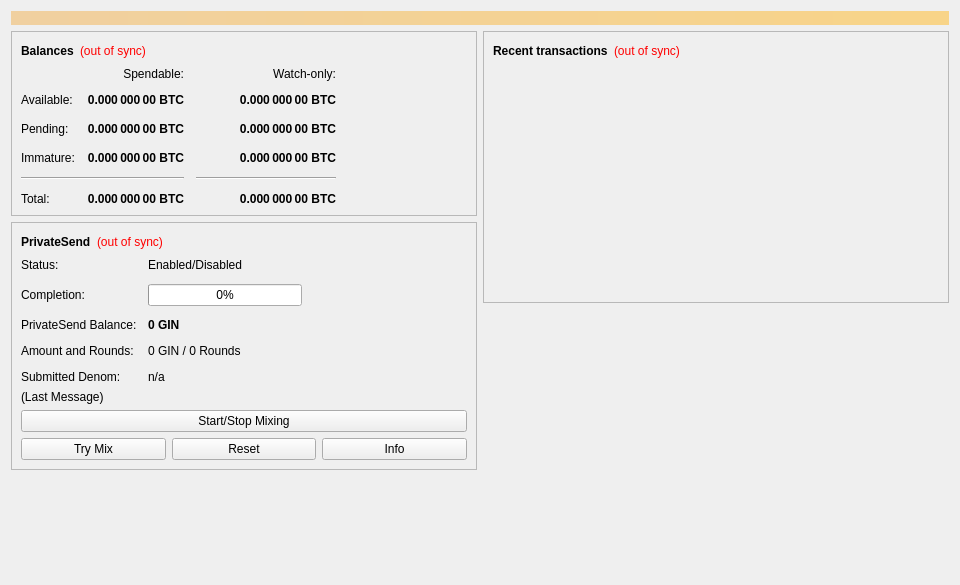
<?xml version="1.0" encoding="UTF-8"?>
<ui version="4.0">
 <class>OverviewPage</class>
 <widget class="QWidget" name="OverviewPage">
  <property name="geometry">
   <rect>
    <x>0</x>
    <y>0</y>
    <width>960</width>
    <height>585</height>
   </rect>
  </property>
  <property name="minimumSize">
   <size>
    <width>960</width>
    <height>0</height>
   </size>
  </property>
  <property name="windowTitle">
   <string>Form</string>
  </property>
  <layout class="QVBoxLayout" name="topLayout">
   <item>
    <widget class="QLabel" name="labelAlerts">
     <property name="visible">
      <bool>false</bool>
     </property>
     <property name="styleSheet">
      <string notr="true">QLabel { background-color: qlineargradient(x1: 0, y1: 0, x2: 1, y2: 0, stop:0 #F0D0A0, stop:1 #F8D488); color:#000000; }</string>
     </property>
     <property name="wordWrap">
      <bool>true</bool>
     </property>
     <property name="margin">
      <number>3</number>
     </property>
     <property name="textInteractionFlags">
      <set>Qt::TextSelectableByMouse</set>
     </property>
    </widget>
   </item>
   <item>
    <layout class="QHBoxLayout" name="horizontalLayout" stretch="1,1">
     <item>
      <layout class="QVBoxLayout" name="verticalLayout_2">
       <item>
        <widget class="QFrame" name="frame">
         <property name="frameShape">
          <enum>QFrame::StyledPanel</enum>
         </property>
         <property name="frameShadow">
          <enum>QFrame::Raised</enum>
         </property>
         <layout class="QVBoxLayout" name="verticalLayout_4">
          <item>
           <layout class="QHBoxLayout" name="horizontalLayout_4">
            <item>
             <widget class="QLabel" name="label_5">
              <property name="font">
               <font>
                <weight>75</weight>
                <bold>true</bold>
               </font>
              </property>
              <property name="text">
               <string>Balances</string>
              </property>
             </widget>
            </item>
            <item>
             <widget class="QLabel" name="labelWalletStatus">
              <property name="toolTip">
               <string>The displayed information may be out of date. Your wallet automatically synchronizes with the Dash network after a connection is established, but this process has not completed yet.</string>
              </property>
              <property name="styleSheet">
               <string notr="true">QLabel { color: red; }</string>
              </property>
              <property name="text">
               <string notr="true">(out of sync)</string>
              </property>
              <property name="alignment">
               <set>Qt::AlignLeading|Qt::AlignLeft|Qt::AlignVCenter</set>
              </property>
             </widget>
            </item>
            <item>
             <spacer name="horizontalSpacer_3">
              <property name="orientation">
               <enum>Qt::Horizontal</enum>
              </property>
              <property name="sizeHint" stdset="0">
               <size>
                <width>40</width>
                <height>20</height>
               </size>
              </property>
             </spacer>
            </item>
           </layout>
          </item>
          <item>
           <layout class="QGridLayout" name="gridLayout">
            <property name="spacing">
             <number>12</number>
            </property>
            <item row="2" column="2">
             <widget class="QLabel" name="labelWatchPending">
              <property name="font">
               <font>
                <weight>75</weight>
                <bold>true</bold>
               </font>
              </property>
              <property name="cursor">
               <cursorShape>IBeamCursor</cursorShape>
              </property>
              <property name="toolTip">
               <string>Unconfirmed transactions to watch-only addresses</string>
              </property>
              <property name="text">
               <string notr="true">0.000 000 00 BTC</string>
              </property>
              <property name="alignment">
               <set>Qt::AlignRight|Qt::AlignTrailing|Qt::AlignVCenter</set>
              </property>
              <property name="textInteractionFlags">
               <set>Qt::LinksAccessibleByMouse|Qt::TextSelectableByKeyboard|Qt::TextSelectableByMouse</set>
              </property>
             </widget>
            </item>
            <item row="2" column="1">
             <widget class="QLabel" name="labelUnconfirmed">
              <property name="font">
               <font>
                <weight>75</weight>
                <bold>true</bold>
               </font>
              </property>
              <property name="cursor">
               <cursorShape>IBeamCursor</cursorShape>
              </property>
              <property name="toolTip">
               <string>Total of transactions that have yet to be confirmed, and do not yet count toward the spendable balance</string>
              </property>
              <property name="text">
               <string notr="true">0.000 000 00 BTC</string>
              </property>
              <property name="alignment">
               <set>Qt::AlignRight|Qt::AlignTrailing|Qt::AlignVCenter</set>
              </property>
              <property name="textInteractionFlags">
               <set>Qt::LinksAccessibleByMouse|Qt::TextSelectableByKeyboard|Qt::TextSelectableByMouse</set>
              </property>
             </widget>
            </item>
            <item row="3" column="2">
             <widget class="QLabel" name="labelWatchImmature">
              <property name="font">
               <font>
                <weight>75</weight>
                <bold>true</bold>
               </font>
              </property>
              <property name="cursor">
               <cursorShape>IBeamCursor</cursorShape>
              </property>
              <property name="toolTip">
               <string>Mined balance in watch-only addresses that has not yet matured</string>
              </property>
              <property name="text">
               <string notr="true">0.000 000 00 BTC</string>
              </property>
              <property name="alignment">
               <set>Qt::AlignRight|Qt::AlignTrailing|Qt::AlignVCenter</set>
              </property>
              <property name="textInteractionFlags">
               <set>Qt::LinksAccessibleByMouse|Qt::TextSelectableByKeyboard|Qt::TextSelectableByMouse</set>
              </property>
             </widget>
            </item>
            <item row="4" column="0" colspan="2">
             <widget class="Line" name="lineSpendableBalance">
              <property name="orientation">
               <enum>Qt::Horizontal</enum>
              </property>
             </widget>
            </item>
            <item row="4" column="2">
             <widget class="Line" name="lineWatchBalance">
              <property name="sizePolicy">
               <sizepolicy hsizetype="Preferred" vsizetype="Fixed">
                <horstretch>0</horstretch>
                <verstretch>0</verstretch>
               </sizepolicy>
              </property>
              <property name="minimumSize">
               <size>
                <width>140</width>
                <height>0</height>
               </size>
              </property>
              <property name="orientation">
               <enum>Qt::Horizontal</enum>
              </property>
             </widget>
            </item>
            <item row="5" column="0">
             <widget class="QLabel" name="labelTotalText">
              <property name="text">
               <string>Total:</string>
              </property>
             </widget>
            </item>
            <item row="3" column="1">
             <widget class="QLabel" name="labelImmature">
              <property name="font">
               <font>
                <weight>75</weight>
                <bold>true</bold>
               </font>
              </property>
              <property name="cursor">
               <cursorShape>IBeamCursor</cursorShape>
              </property>
              <property name="toolTip">
               <string>Mined balance that has not yet matured</string>
              </property>
              <property name="text">
               <string notr="true">0.000 000 00 BTC</string>
              </property>
              <property name="alignment">
               <set>Qt::AlignRight|Qt::AlignTrailing|Qt::AlignVCenter</set>
              </property>
              <property name="textInteractionFlags">
               <set>Qt::LinksAccessibleByMouse|Qt::TextSelectableByKeyboard|Qt::TextSelectableByMouse</set>
              </property>
             </widget>
            </item>
            <item row="2" column="3">
             <spacer name="horizontalSpacer_2">
              <property name="orientation">
               <enum>Qt::Horizontal</enum>
              </property>
              <property name="sizeHint" stdset="0">
               <size>
                <width>40</width>
                <height>20</height>
               </size>
              </property>
             </spacer>
            </item>
            <item row="3" column="0">
             <widget class="QLabel" name="labelImmatureText">
              <property name="text">
               <string>Immature:</string>
              </property>
             </widget>
            </item>
            <item row="5" column="1">
             <widget class="QLabel" name="labelTotal">
              <property name="font">
               <font>
                <weight>75</weight>
                <bold>true</bold>
               </font>
              </property>
              <property name="cursor">
               <cursorShape>IBeamCursor</cursorShape>
              </property>
              <property name="toolTip">
               <string>Your current total balance</string>
              </property>
              <property name="text">
               <string notr="true">0.000 000 00 BTC</string>
              </property>
              <property name="alignment">
               <set>Qt::AlignRight|Qt::AlignTrailing|Qt::AlignVCenter</set>
              </property>
              <property name="textInteractionFlags">
               <set>Qt::LinksAccessibleByMouse|Qt::TextSelectableByKeyboard|Qt::TextSelectableByMouse</set>
              </property>
             </widget>
            </item>
            <item row="5" column="2">
             <widget class="QLabel" name="labelWatchTotal">
              <property name="font">
               <font>
                <weight>75</weight>
                <bold>true</bold>
               </font>
              </property>
              <property name="cursor">
               <cursorShape>IBeamCursor</cursorShape>
              </property>
              <property name="toolTip">
               <string>Current total balance in watch-only addresses</string>
              </property>
              <property name="text">
               <string notr="true">0.000 000 00 BTC</string>
              </property>
              <property name="alignment">
               <set>Qt::AlignRight|Qt::AlignTrailing|Qt::AlignVCenter</set>
              </property>
              <property name="textInteractionFlags">
               <set>Qt::LinksAccessibleByMouse|Qt::TextSelectableByKeyboard|Qt::TextSelectableByMouse</set>
              </property>
             </widget>
            </item>
            <item row="0" column="2">
             <widget class="QLabel" name="labelWatchonly">
              <property name="text">
               <string>Watch-only:</string>
              </property>
              <property name="alignment">
               <set>Qt::AlignRight|Qt::AlignTrailing|Qt::AlignVCenter</set>
              </property>
             </widget>
            </item>
            <item row="1" column="0">
             <widget class="QLabel" name="labelBalanceText">
              <property name="text">
               <string>Available:</string>
              </property>
             </widget>
            </item>
            <item row="1" column="1">
             <widget class="QLabel" name="labelBalance">
              <property name="font">
               <font>
                <weight>75</weight>
                <bold>true</bold>
               </font>
              </property>
              <property name="cursor">
               <cursorShape>IBeamCursor</cursorShape>
              </property>
              <property name="toolTip">
               <string>Your current spendable balance</string>
              </property>
              <property name="text">
               <string notr="true">0.000 000 00 BTC</string>
              </property>
              <property name="alignment">
               <set>Qt::AlignRight|Qt::AlignTrailing|Qt::AlignVCenter</set>
              </property>
              <property name="textInteractionFlags">
               <set>Qt::LinksAccessibleByMouse|Qt::TextSelectableByKeyboard|Qt::TextSelectableByMouse</set>
              </property>
             </widget>
            </item>
            <item row="1" column="2">
             <widget class="QLabel" name="labelWatchAvailable">
              <property name="font">
               <font>
                <weight>75</weight>
                <bold>true</bold>
               </font>
              </property>
              <property name="cursor">
               <cursorShape>IBeamCursor</cursorShape>
              </property>
              <property name="toolTip">
               <string>Your current balance in watch-only addresses</string>
              </property>
              <property name="text">
               <string notr="true">0.000 000 00 BTC</string>
              </property>
              <property name="alignment">
               <set>Qt::AlignRight|Qt::AlignTrailing|Qt::AlignVCenter</set>
              </property>
              <property name="textInteractionFlags">
               <set>Qt::LinksAccessibleByMouse|Qt::TextSelectableByKeyboard|Qt::TextSelectableByMouse</set>
              </property>
             </widget>
            </item>
            <item row="2" column="0">
             <widget class="QLabel" name="labelPendingText">
              <property name="text">
               <string>Pending:</string>
              </property>
             </widget>
            </item>
            <item row="0" column="1">
             <widget class="QLabel" name="labelSpendable">
              <property name="text">
               <string>Spendable:</string>
              </property>
              <property name="alignment">
               <set>Qt::AlignRight|Qt::AlignTrailing|Qt::AlignVCenter</set>
              </property>
             </widget>
            </item>
           </layout>
          </item>
         </layout>
        </widget>
       </item>
       <item>
        <widget class="QFrame" name="framePrivateSend">
         <property name="layoutDirection">
          <enum>Qt::LeftToRight</enum>
         </property>
         <property name="frameShape">
          <enum>QFrame::StyledPanel</enum>
         </property>
         <property name="frameShadow">
          <enum>QFrame::Raised</enum>
         </property>
         <layout class="QVBoxLayout" name="VerticalLayout_PS1">
          <item>
           <layout class="QHBoxLayout" name="horizontalLayout_5">
            <item>
             <widget class="QLabel" name="labelPrivateSendHeader">
              <property name="font">
               <font>
                <weight>75</weight>
                <bold>true</bold>
               </font>
              </property>
              <property name="text">
               <string>PrivateSend</string>
              </property>
             </widget>
            </item>
            <item>
             <widget class="QLabel" name="labelPrivateSendSyncStatus">
              <property name="toolTip">
               <string>The displayed information may be out of date. Your wallet automatically synchronizes with the Dash network after a connection is established, but this process has not completed yet.</string>
              </property>
              <property name="styleSheet">
               <string notr="true">QLabel { color: red; }</string>
              </property>
              <property name="text">
               <string notr="true">(out of sync)</string>
              </property>
              <property name="alignment">
               <set>Qt::AlignLeading|Qt::AlignLeft|Qt::AlignVCenter</set>
              </property>
             </widget>
            </item>
            <item>
             <spacer name="horizontalSpacer_4">
              <property name="orientation">
               <enum>Qt::Horizontal</enum>
              </property>
              <property name="sizeHint" stdset="0">
               <size>
                <width>40</width>
                <height>20</height>
               </size>
              </property>
             </spacer>
            </item>
           </layout>
          </item>
          <item>
           <layout class="QFormLayout" name="privateSendFormLayout">
            <property name="fieldGrowthPolicy">
             <enum>QFormLayout::AllNonFixedFieldsGrow</enum>
            </property>
            <property name="horizontalSpacing">
             <number>11</number>
            </property>
            <property name="verticalSpacing">
             <number>12</number>
            </property>
            <item row="0" column="0">
             <widget class="QLabel" name="labelPrivateSendEnabledText">
              <property name="text">
               <string>Status:</string>
              </property>
             </widget>
            </item>
            <item row="0" column="1">
             <widget class="QLabel" name="labelPrivateSendEnabled">
              <property name="text">
               <string>Enabled/Disabled</string>
              </property>
             </widget>
            </item>
            <item row="1" column="0">
             <widget class="QLabel" name="labelCompletitionText">
              <property name="text">
               <string>Completion:</string>
              </property>
             </widget>
            </item>
            <item row="1" column="1">
             <widget class="QProgressBar" name="privateSendProgress">
              <property name="maximumSize">
               <size>
                <width>154</width>
                <height>16777215</height>
               </size>
              </property>
              <property name="value">
               <number>0</number>
              </property>
             </widget>
            </item>
            <item row="2" column="0">
             <widget class="QLabel" name="labelAnonymizedText">
              <property name="text">
               <string>PrivateSend Balance:</string>
              </property>
             </widget>
            </item>
            <item row="2" column="1">
             <widget class="QLabel" name="labelAnonymized">
              <property name="font">
               <font>
                <weight>75</weight>
                <bold>true</bold>
               </font>
              </property>
              <property name="text">
               <string notr="true">0 GIN</string>
              </property>
             </widget>
            </item>
            <item row="3" column="0">
             <widget class="QLabel" name="labelAmountAndRoundsText">
              <property name="text">
               <string>Amount and Rounds:</string>
              </property>
             </widget>
            </item>
            <item row="3" column="1">
             <widget class="QLabel" name="labelAmountRounds">
              <property name="text">
               <string>0 GIN / 0 Rounds</string>
              </property>
             </widget>
            </item>
            <item row="4" column="0">
             <widget class="QLabel" name="labelSubmittedDenomText">
              <property name="text">
               <string>Submitted Denom:</string>
              </property>
             </widget>
            </item>
            <item row="4" column="1">
             <widget class="QLabel" name="labelSubmittedDenom">
              <property name="toolTip">
               <string>The denominations you submitted to the Masternode.&lt;br&gt;To mix, other users must submit the exact same denominations.</string>
              </property>
              <property name="text">
               <string>n/a</string>
              </property>
             </widget>
            </item>
           </layout>
          </item>
          <item>
           <layout class="QVBoxLayout" name="VerticalLayout_PS">
            <item>
             <widget class="QLabel" name="labelPrivateSendLastMessage">
              <property name="text">
               <string>(Last Message)</string>
              </property>
              <property name="alignment">
               <set>Qt::AlignLeading|Qt::AlignLeft|Qt::AlignTop</set>
              </property>
              <property name="wordWrap">
               <bool>true</bool>
              </property>
             </widget>
            </item>
            <item>
             <widget class="QPushButton" name="togglePrivateSend">
              <property name="sizePolicy">
               <sizepolicy hsizetype="MinimumExpanding" vsizetype="Fixed">
                <horstretch>0</horstretch>
                <verstretch>0</verstretch>
               </sizepolicy>
              </property>
              <property name="text">
               <string>Start/Stop Mixing</string>
              </property>
             </widget>
            </item>
            <item>
             <layout class="QHBoxLayout" name="horizontalLayout_debugbuttons">
              <item>
               <widget class="QPushButton" name="privateSendAuto">
                <property name="sizePolicy">
                 <sizepolicy hsizetype="MinimumExpanding" vsizetype="Fixed">
                  <horstretch>0</horstretch>
                  <verstretch>0</verstretch>
                 </sizepolicy>
                </property>
                <property name="toolTip">
                 <string>Try to manually submit a PrivateSend request.</string>
                </property>
                <property name="text">
                 <string>Try Mix</string>
                </property>
               </widget>
              </item>
              <item>
               <widget class="QPushButton" name="privateSendReset">
                <property name="sizePolicy">
                 <sizepolicy hsizetype="MinimumExpanding" vsizetype="Fixed">
                  <horstretch>0</horstretch>
                  <verstretch>0</verstretch>
                 </sizepolicy>
                </property>
                <property name="toolTip">
                 <string>Reset the current status of PrivateSend (can interrupt PrivateSend if it's in the process of Mixing, which can cost you money!)</string>
                </property>
                <property name="autoFillBackground">
                 <bool>false</bool>
                </property>
                <property name="text">
                 <string>Reset</string>
                </property>
               </widget>
              </item>
              <item>
               <widget class="QPushButton" name="privateSendInfo">
                <property name="sizePolicy">
                 <sizepolicy hsizetype="MinimumExpanding" vsizetype="Fixed">
                  <horstretch>0</horstretch>
                  <verstretch>0</verstretch>
                 </sizepolicy>
                </property>
                <property name="toolTip">
                 <string>Information about PrivateSend and Mixing</string>
                </property>
                <property name="text">
                 <string>Info</string>
                </property>
               </widget>
              </item>
             </layout>
            </item>
           </layout>
          </item>
         </layout>
        </widget>
       </item>
       <item>
        <spacer name="verticalSpacer">
         <property name="orientation">
          <enum>Qt::Vertical</enum>
         </property>
         <property name="sizeHint" stdset="0">
          <size>
           <width>20</width>
           <height>40</height>
          </size>
         </property>
        </spacer>
       </item>
      </layout>
     </item>
     <item>
      <layout class="QVBoxLayout" name="verticalLayout_3">
       <item>
        <widget class="QFrame" name="frame_2">
         <property name="frameShape">
          <enum>QFrame::StyledPanel</enum>
         </property>
         <property name="frameShadow">
          <enum>QFrame::Raised</enum>
         </property>
         <layout class="QVBoxLayout" name="verticalLayout">
          <item>
           <layout class="QHBoxLayout" name="horizontalLayout_2">
            <item>
             <widget class="QLabel" name="label_4">
              <property name="font">
               <font>
                <weight>75</weight>
                <bold>true</bold>
               </font>
              </property>
              <property name="text">
               <string>Recent transactions</string>
              </property>
             </widget>
            </item>
            <item>
             <widget class="QLabel" name="labelTransactionsStatus">
              <property name="toolTip">
               <string>The displayed information may be out of date. Your wallet automatically synchronizes with the Dash network after a connection is established, but this process has not completed yet.</string>
              </property>
              <property name="styleSheet">
               <string notr="true">QLabel { color: red; }</string>
              </property>
              <property name="text">
               <string notr="true">(out of sync)</string>
              </property>
              <property name="alignment">
               <set>Qt::AlignLeading|Qt::AlignLeft|Qt::AlignVCenter</set>
              </property>
             </widget>
            </item>
            <item>
             <spacer name="horizontalSpacer">
              <property name="orientation">
               <enum>Qt::Horizontal</enum>
              </property>
              <property name="sizeHint" stdset="0">
               <size>
                <width>40</width>
                <height>20</height>
               </size>
              </property>
             </spacer>
            </item>
           </layout>
          </item>
          <item>
           <widget class="QListView" name="listTransactions">
            <property name="styleSheet">
             <string notr="true">QListView { background: transparent; }</string>
            </property>
            <property name="frameShape">
             <enum>QFrame::NoFrame</enum>
            </property>
            <property name="verticalScrollBarPolicy">
             <enum>Qt::ScrollBarAlwaysOff</enum>
            </property>
            <property name="horizontalScrollBarPolicy">
             <enum>Qt::ScrollBarAlwaysOff</enum>
            </property>
            <property name="selectionMode">
             <enum>QAbstractItemView::NoSelection</enum>
            </property>
           </widget>
          </item>
         </layout>
        </widget>
       </item>
       <item>
        <spacer name="verticalSpacer_2">
         <property name="orientation">
          <enum>Qt::Vertical</enum>
         </property>
         <property name="sizeHint" stdset="0">
          <size>
           <width>20</width>
           <height>40</height>
          </size>
         </property>
        </spacer>
       </item>
      </layout>
     </item>
    </layout>
   </item>
  </layout>
 </widget>
 <resources/>
 <connections/>
</ui>
